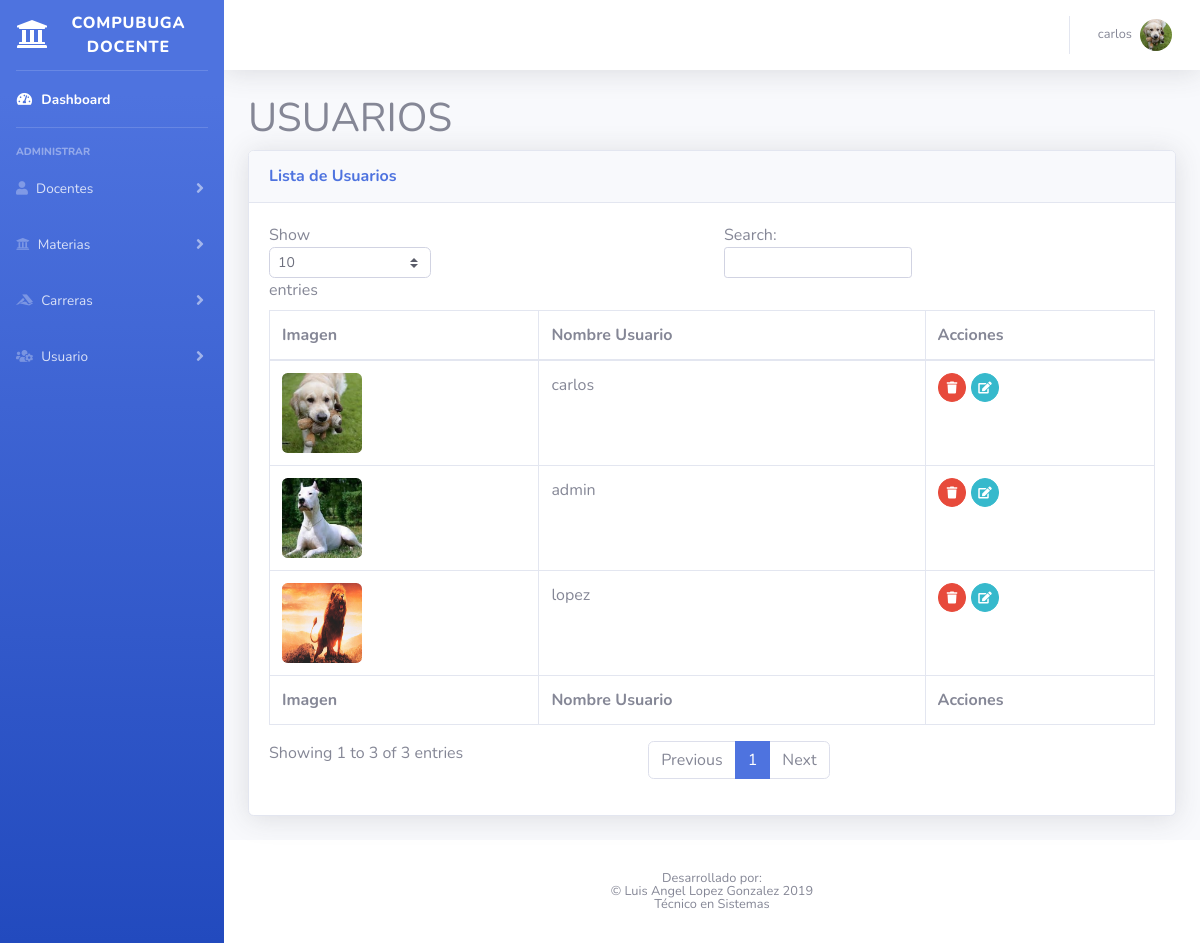
Screenshot of /usuario/usuarioAdministrarVista.php (signed in) with the database file from the repository.
### tables this page shows
CREATE TABLE `usuarios` (
  `id` int(11) NOT NULL,
  `user` varchar(100) NOT NULL,
  `password` varchar(100) NOT NULL,
  `foto` varchar(500) NOT NULL,
  `tipo` int(11) NOT NULL
);

### usuario/usuarioModelo.php (called while the page is built, shortened)
<?php
include_once "../conexion.php";
class usuarioModelo {
    function mostrarTodos() {
        global $link;
        $consulta = "SELECT * FROM `usuarios`";
        $query = mysqli_query($link, $consulta);
        return $query;
    }
}

### usuario/usuarioAdministrarVista.php (the view, shortened to what this page needs)
<!DOCTYPE html>
<html lang="en">
    <head>
        <link href="../vendor/fontawesome-free/css/all.min.css" rel="stylesheet" type="text/css">
        <link href="../css/sb-admin-2.min.css" rel="stylesheet">
    </head>
    <body id="page-top">
        <div id="wrapper">
            <?php
            include_once '../componets/menu.php';
            ?>
            <div id="content-wrapper" class="d-flex flex-column">
                <div id="content">
                    <?php
                    include_once '../componets/navBar.php';
                    ?>
                    <div class="container">
                        <h1>USUARIOS</h1>
                        <div class="card shadow mb-4">
                            <div class="card-header py-3">
                                <h6 class="m-0 font-weight-bold text-primary">Lista de Usuarios</h6>
                            </div>
                            <div class="card-body">
                                <div class="table-responsive">
                                    <table class="table table-bordered" id="dataTable" width="100%" cellspacing="0">
                                        <thead>
                                            <tr>
                                                <th>Imagen</th>
                                                <th>Nombre Usuario</th>
                                                <th>Acciones</th>
                                            </tr>
                                        </thead>
                                        <tfoot>
                                            <tr>
                                                <th>Imagen</th>
                                                <th>Nombre Usuario</th>
                                                <th>Acciones</th>
                                            </tr>
                                        </tfoot>
                                        <tbody>
                                            <?php
                                            include_once "usuarioModelo.php";
                                            $usuarioModelo = new usuarioModelo();
                                            $result = $usuarioModelo->mostrarTodos();
                                            while ($fila = mysqli_fetch_array($result)) {
                                                if ($fila != NULL) {
                                                    echo '<tr>
                                                        <td> <img src="' . $fila['foto'] . '" class="rounded float-left" width="80" height="80" ></td>
                                            <td>' . $fila['user'] . '</td>
                <td>
                <a href="#" onclick="eliminarModal(' . $fila['id'] . ')" class="btn btn-danger btn-circle btn-sm" data-toggle="tooltip" data-placement="bottom" title="Eliminar">
                <i class="fas fa-trash"></i>
                </a>
                <a href="#" class="btn btn-info btn-circle btn-sm" data-toggle="tooltip" data-placement="bottom" title="Modificar">
                <i class="fas fa-edit"></i>
                </a>
                </td>
                </tr>';
                                                }
                                            }
                                            ?>
                                        </tbody>
                                    </table>
                                </div>
                            </div>
                        </div>
                    </div>
                </div>
                <?php
                include_once '../componets/footer.php';
                ?>
            </div>
        </div>
    </body>
</html>

### rows the page displays
usuarios: shows a picture, user "carlos"
usuarios: foto (picture), user "admin"
usuarios: foto (picture), user "lopez"

### other values shown
$_SESSION['nombreUsuario'] "carlos"
